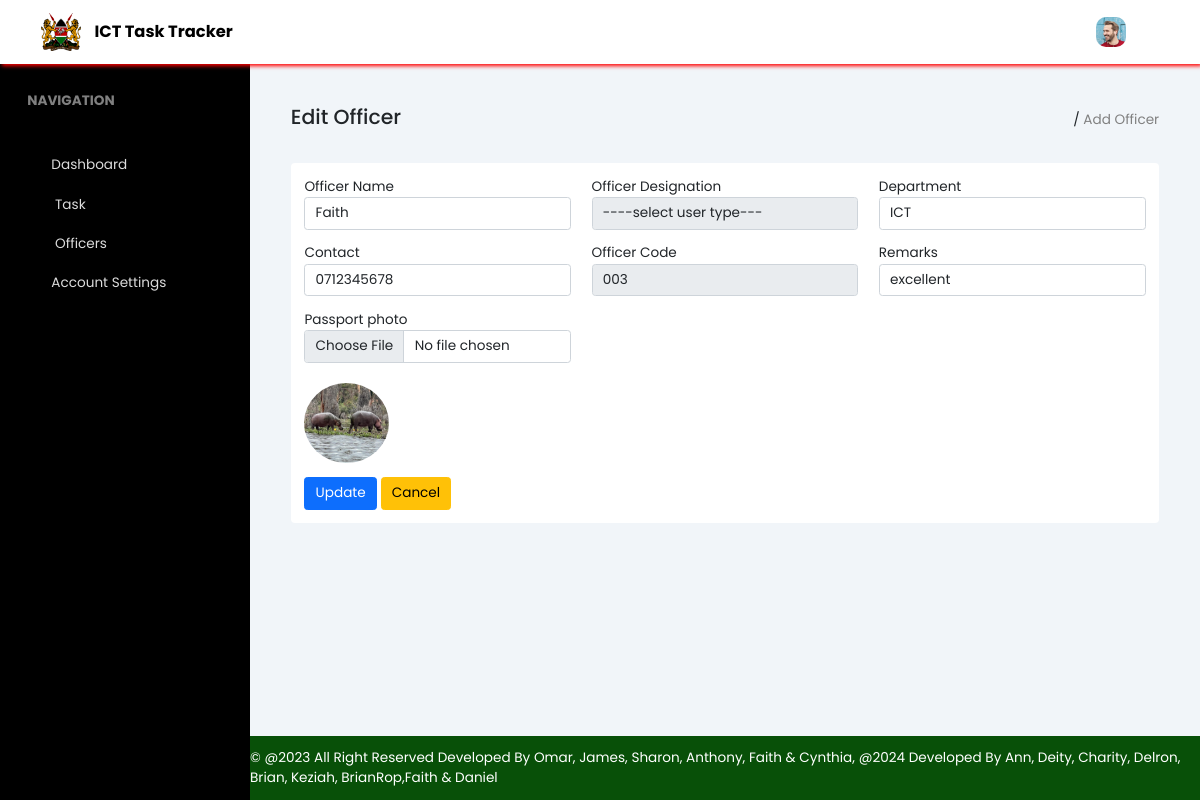
The page /edit.php?Officer_Code=003 on the database its author committed.
### tables this page shows
CREATE TABLE `officers` (
  `Officer_Code` varchar(25) NOT NULL,
  `Officer_Name` varchar(50) NOT NULL,
  `Officer_Designation` varchar(50) NOT NULL,
  `Department` varchar(50) NOT NULL,
  `Officer_Contact` varchar(50) NOT NULL,
  `Remarks` varchar(100) NOT NULL,
  `Profile_Pic` varchar(256) NOT NULL,
  `Password` varchar(50) NOT NULL
);

### edit.php (the view, shortened to what this page needs)
<?php
$officer_code=$_GET['Officer_Code'];
include_once "db_conn.php";
$sql="SELECT * FROM `officers` WHERE Officer_Code='$officer_code'";
$result = mysqli_query($conn, $sql);
$row=mysqli_fetch_assoc($result);
?>
<!DOCTYPE html>
<html lang="en">
<head>
    <link rel="stylesheet" href="assets/css/all.min.css">
    <link rel="stylesheet" href="assets/css/bootstrap.min.css">
    <link rel="stylesheet" href="assets/css/fontawesome.min.css">
    <link rel="stylesheet" href="assets/icons/feather/css/feather.css">
    <link rel="stylesheet" href="assets/css/style.css">
    <link rel="stylesheet" href="assets/css/jquery.dataTables.css">
</head>
<body>
    <header class="header">
        <div class="title-tab">
            <a href="home_page.php" class="navbar-brand">
                <div class="icon">
                    <img src="assets/images/arms.png" alt="">
                </div>
                <div class="title-text">ICT Task Tracker</div>
            </a>
        </div>
        <div class="profile-tab">
            <div class="profile-photo">
                <img src="assets/images/pic-1.png" alt="" class="image-responsive">
            </div>
            <div class="profile-description">
                <a href="logout.php"><span class="feather icon-power text-danger"></span></a>
            </div>
        </div>
    </header>
    <aside class="sidebar">
        <div class="sidebar-header">
            <span class="text-fade">navigation</span>
        </div>
        <div class="sidebar-menu">
            <a href="home_page.php" class="link"><span class="feather icon-home"></span><span>Dashboard</span></a>
            <div class="drop">
                <span>
                    <span class="feather icon-clipboard"></span>
                    <span>Task</span>
                </span>
                <span class="feather icon-chevron-right"></span>
            </div>
            <div class="drop">
                <span>
                    <span class="feather icon-users"></span>
                    <span>Officers</span>
                </span>
                <span class="feather icon-chevron-right"></span>
            </div>
            <a href="account.php" class="link"><span class="feather icon-user"></span><span>Account Settings</span></a>
        </div>
    </aside>
    <main class="content">
        <div class="content-header">
            <div class="title">
                <h4>Edit Officer</h4>
            </div>
            <div class="navigation">
                <span><a href="home_page.php"><i class="feather icon-home"></i></a></span>
                <span>/</span>
                <span class="text-fade">Add Officer</span>
            </div>
        </div>
        <div class="content-body">
            <form action= "" method="post" enctype="multipart/form-data">
                <div class="row">
                    <div class="col-md-4 mb-3">
                        <div class="form-group">
                            <label for="" class="form-control-label">Officer Name</label>
                            <input type="text" class="form-control" name="Officer_Name" value="<?php echo $row['Officer_Name'] ?>" required>
                        </div>
                    </div>
                    <div class="col-md-4 mb-3">
                        <div class="form-group">
                            <label for="" class="form-control-label">Officer Designation</label>
                            <select class="form-control" name="Officer_Designation" value="<?php echo $row['Officer_Designation'] ?>" readonly required>
                                     <option >----select user type---</option>
                              </select>
                        </div>
                    </div>
                    <div class="col-md-4 mb-3">
                        <div class="form-group">
                            <label for="" class="form-control-label">Department</label>
                            <input type="text" class="form-control" name="Department" value="<?php echo $row['Department'] ?>" required>
                        </div>
                    </div>
                    <div class="col-md-4 mb-3">
                        <div class="form-group">
                            <label for="" class="form-control-label">Contact</label>
                            <input type="number"name="Officer_Contact"class="form-control" value="<?php echo $row['Officer_Contact'] ?>">
                        </div>
                    </div>
                    <div class="col-md-4 mb-3">
                        <div class="form-group">
                            <label for="" class="form-control-label">Officer Code</label>
                            <input type="number" name="Officer_Code" class="form-control" value="<?php echo $row['Officer_Code'] ?>" readonly>
                        </div>
                    </div>
                    <div class="col-md-4 mb-3">
                        <div class="form-group">
                            <label for="" class="form-control-label">Remarks</label>
                            <input type="text" name="Remarks" class="form-control" value="<?php echo $row['Remarks'] ?>">
                        </div>
                    </div>
                    <div class="col-md-4 mb-3">
                        <div class="form-group">
                            <label for="" class="form-control-label">Passport photo</label>
                              <input type="file" name="image" class="form-control" >
                              <br>
                              <img src="assets/uploads/<?php echo $row['Profile_Pic'] ?>"class="rounded-circle" style="width:85px;height: 80px;">
                        </div>
                    </div>
                </div>
                <input type="submit" value="Update" name="submit" class="btn btn-primary">
                <a href="officers.php" class="btn btn-warning">Cancel</a>
            </form>
        </div>
    </main>
    <footer>
        <marquee behavior="alternate" direction="">
        &copy; @2023 All Right Reserved <span>Developed By Omar, James, Sharon, Anthony, Faith & Cynthia, @2024 Developed By Ann, Deity, Charity, Delron, Brian, Keziah, BrianRop,Faith & Daniel </span>
        </marquee>
    </footer>
</body>
</html>

### assets/css/style.css (style rules this page uses)
:root { --primary-background: #000; --button-background: rgb(8, 80, 8); }
* { box-sizing: border-box; margin: 0; padding: 0; transition: all .2s linear; }
html { font-size: 85%; }
a { text-decoration: none; }
img { width: 100%; height: 100%; }
body { font-family: 'Poppins', sans-serif; }
.text-fade { color: #808080; }
.header { width: 100%; height: 8vh; background: #fff; box-shadow: 2px 2px 4px red; position: fixed; top: 0; left: 0; display: flex; align-items: center; justify-content: space-between; padding: 0rem 3rem; z-index: 100; }
.title-tab { display: flex; align-items: center; justify-content: space-evenly; color: #000; }
.navbar-brand { color: #000; display: flex; align-items: center; }
.title-tab .icon { width: 40px; }
.title-tab .title-text { font-size: 1.2rem; font-weight: bold; margin-left: 1rem; }
.profile-tab { display: flex; align-items: center; justify-content: space-between; gap: 1rem; }
.profile-tab .profile-photo { width: 30px; border-radius: 10px; overflow: hidden; }
.profile-tab .profile-description a { margin-left: .7rem; }
.sidebar { width: 250px; height: 92vh; background: var(--primary-background); position: absolute; top: 8vh; left: 0; padding: 2rem; }
.sidebar-header span { text-transform: uppercase; font-weight: bold; }
.sidebar-header { margin-bottom: 3rem; }
.sidebar-menu .link { color: #dcdcdc; display: block; margin-bottom: 1rem; padding: .2rem 0; }
.sidebar-menu .link:last-child { margin-bottom: 0; }
.sidebar-menu .link span { margin-right: 1rem; }
.drop { color: #dcdcdc; margin-bottom: 1rem; padding: .2rem 0; display: flex; align-items: center; justify-content: space-between; cursor: pointer; }
.drop span:first-child span:first-child { margin-right: 1rem; }
.content { width: calc(100% - 250px); height: 84vh; position: absolute; background: #f1f5f9; top: 8vh; left: 250px; padding: 3rem; overflow: auto; }
.content-header { display: flex; align-items: center; justify-content: space-between; margin-bottom: 2rem; }
.content-header .navigation span a { color: #000; }
.content-body { background: #fff; padding: 1rem; border-radius: 4px; }
footer { position: absolute; bottom: 0; left: 250px; background: var(--button-background); width: calc(100% - 250px); height: 8vh; display: flex; align-items: center; color: #fff; }

### rows shown on the page
officers: Officer_Name "Faith", Officer_Designation "----select user type---", Department "ICT", Officer_Contact "0712345678", Officer_Code "003", Remarks "excellent", Profile_Pic (picture)
